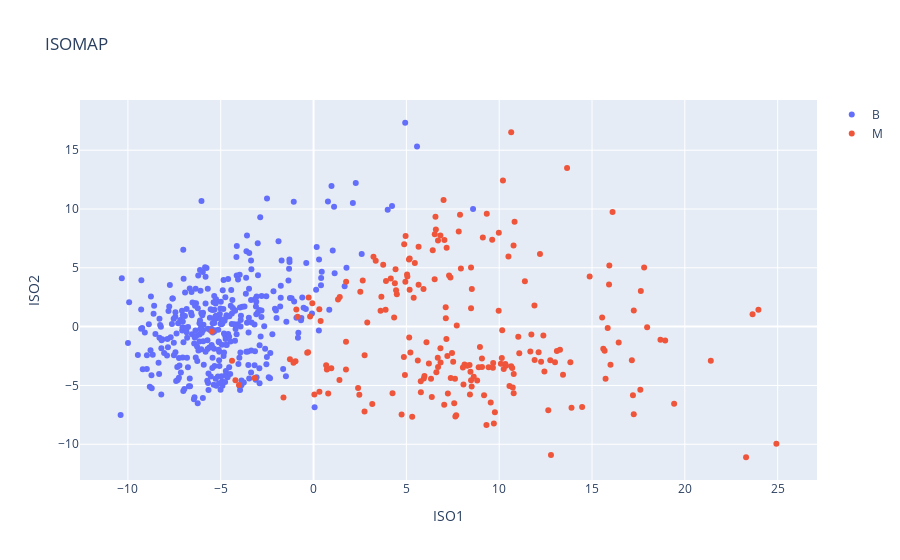

Notebook source saved alongside this figure:
### Code cell
#ISOMAP2 plot

fig = go.Figure()

for diag in ['B', 'M']:
    iso_df_diag = iso_df[iso_df['diagnosis'] == diag]
    fig.add_trace(go.Scatter(x=iso_df_diag['ISO1'], y=iso_df_diag['ISO2'], mode='markers', name=diag))

fig.update_layout(title='ISOMAP', xaxis_title='ISO1', yaxis_title='ISO2')

fig.show()

### Figure 1 — Plotly figure (JSON) as saved in the notebook; plotly's stock layout.template omitted (floating-point values rounded to 4 significant figures; data arrays with more than 128 entries replaced by an {"elided": "..."} marker saying what was removed)
{"data": [{"mode": "markers", "name": "B", "type": "scatter", "x": {"elided": "357 float values"}, "y": {"elided": "357 float values"}}, {"mode": "markers", "name": "M", "type": "scatter", "x": {"elided": "212 float values"}, "y": {"elided": "212 float values"}}], "layout": {"title": {"text": "ISOMAP"}, "xaxis": {"title": {"text": "ISO1"}}, "yaxis": {"title": {"text": "ISO2"}}}}
